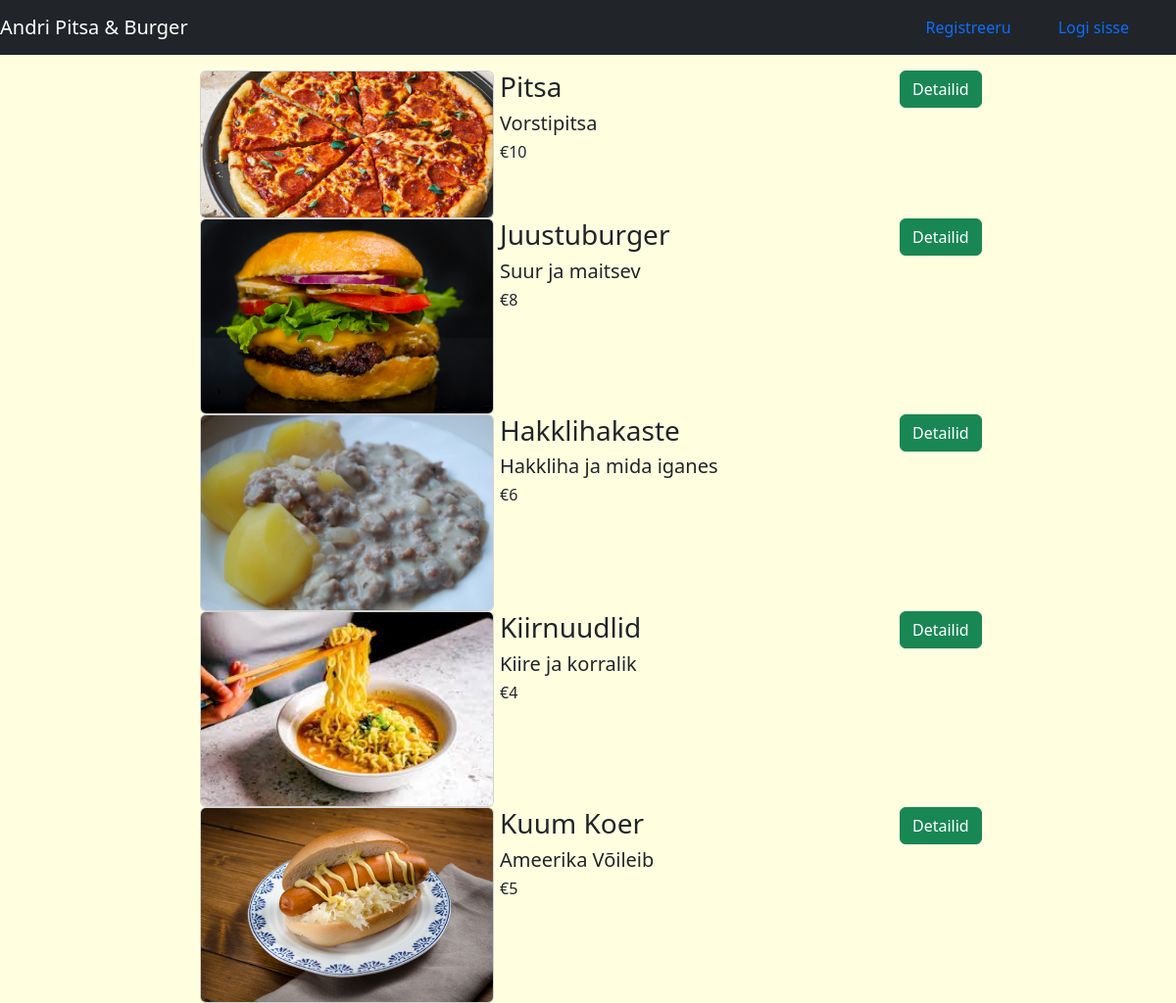
The page / on the database its author committed.
### food/models.py (models this page shows, shortened)
class Item(models.Model):
    user_name = models.ForeignKey(User, on_delete=models.CASCADE, default=6)
    item_name = models.CharField(max_length=200, verbose_name="Pakkumise nimi")
    item_description = models.CharField(max_length=200, verbose_name="Pakkumise lühikirjeldus")
    item_price = models.IntegerField(verbose_name="Pakkumise hind")
    item_image = models.ImageField(upload_to='items/', verbose_name="Pakkumise pilt")
    item_full_description = models.TextField(verbose_name="Pakkumise täiskirjeldus")

### food/views.py (the view)
# urls.py: path('', views.Index.as_view(), name='index'),
class Index(ListView):
    model = Item
    template_name = 'food/index.html'
    context_object_name = 'item_list'

### food/templates/food/index.html (shortened to what this page needs)
{%extends 'food/base.html'%}
{%load static%}
{% block body %}
{%for item in item_list%}
<div class="row">
    <div class="col-md-3 offset-md-2">
        <img class="card" src="{{item.item_image.url}}" alt="" width="300" height="auto">
    </div>
    <div class="col-md-4">
        <h3>{{item.item_name}}</h3>
        <h5>{{item.item_description}}</h5>
        <h6>€{{item.item_price}}</h6>
    </div>
    <div class="col-md-2">
        <a href="{%url 'food:detail' item.id%}" class="btn btn-success">Detailid</a>
    </div>
</div>
{%endfor%}
{% endblock body %}

### food/templates/food/base.html (shortened to what this page needs)
{%load static%}
<!DOCTYPE html>
<html lang="en">
<head>
    <link href="https://cdn.jsdelivr.net/npm/bootstrap@5.3.3/dist/css/bootstrap.min.css" rel="stylesheet">
<link rel="stylesheet" href="{%static "food/style.css" %}" />
</head>
<body>
    <nav class="navbar navbar-dark bg-dark mb-3">
        <a href="{%url 'food:index'%}" class="navbar-brand">Andri Pitsa &amp; Burger</a>
        <div class="navbar">
            {%if  user.is_authenticated%}
            <a class="nav-item " href="{%url 'food:add-item'%}">Lisa Pakkumine</a>
            <a class="nav-item" href="{%url 'profile'%}">Profiil</a>
            <a class="nav-item " href="{%url 'logout'%}">Logi välja</a>
             {%else%}
             <a class="nav-item " href="{%url 'register'%}">Registreeru</a>
             <a class="nav-item " href="{%url 'login'%}">Logi sisse</a>
             {%endif%}
        </div>
    </nav>
    {% block body %}
    {% endblock body %}
</body>
</html>

### food/static/food/style.css (style rules this page uses)
body { background-color: lightyellow; }
.nav-item { margin-right: 3rem; text-decoration: none; }

### rows shown on the page
Item: item_image (picture), item_name "Pitsa", item_description "Vorstipitsa", item_price "10"
Item: item_image (picture), item_name "Juustuburger", item_description "Suur ja maitsev", item_price "8"
Item: item_image (picture), item_name "Hakklihakaste", item_description "Hakkliha ja mida iganes", item_price "6"
Item: item_image (picture), item_name "Kiirnuudlid", item_description "Kiire ja korralik", item_price "4"
Item: item_image (picture), item_name "Kuum Koer", item_description "Ameerika Võileib", item_price "5"
